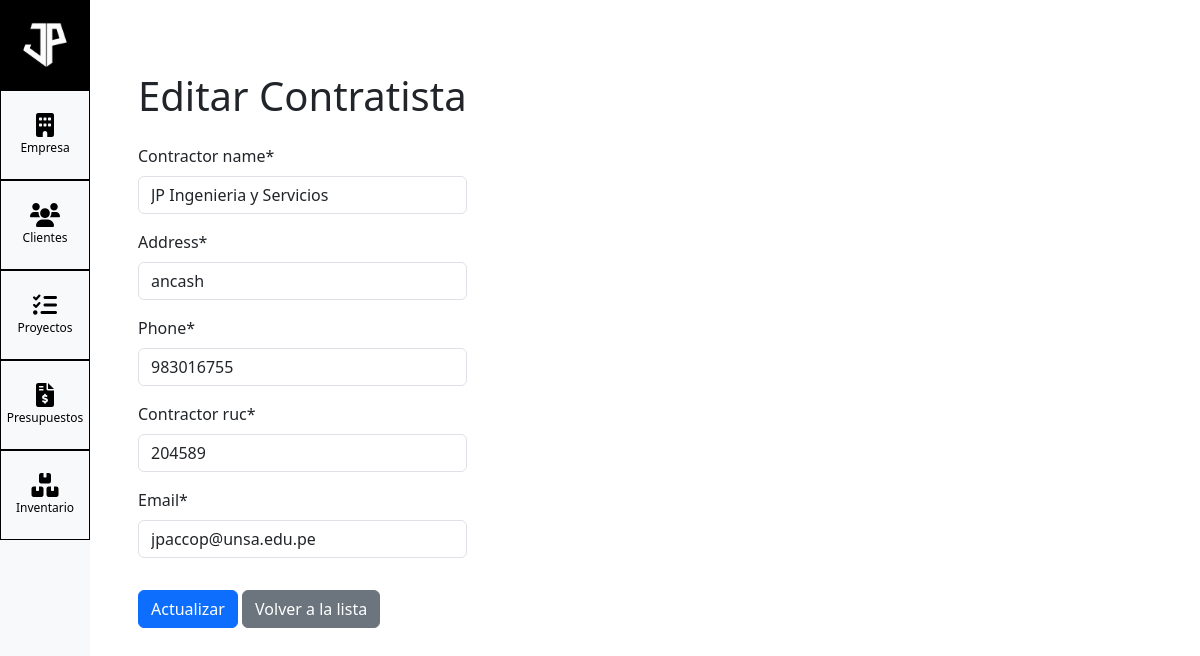
/projects/contractors/1/edit/, run on the app's committed database.
### projects/models.py (models this page shows, shortened)
class Contractor(models.Model):
    contractor_name = models.CharField(max_length=100)
    address = models.CharField(max_length=150)
    phone = models.CharField(max_length=20)
    contractor_ruc = models.CharField(max_length=20)
    email = models.EmailField()

### projects/views.py (the view)
# urls.py: path('contractors/<int:pk>/edit/', ContractorUpdateView.as_view(), name='contractor_edit'),
class ContractorUpdateView(UpdateView):
    model = Contractor
    form_class = ContractorForm
    template_name = 'contractor/contractor_form.html'
    success_url = reverse_lazy('contractor_list')

### projects/forms.py
class ContractorForm(forms.ModelForm):
    class Meta:
        model = Contractor
        fields = '__all__'

### projects/templates/contractor/contractor_form.html (shortened to what this page needs)
{% extends "base_generic.html" %}
{% load crispy_forms_tags %}
{% block content %}
  <div class="container mt-5">
    <h1 class="mb-4">{% if object %}Editar{% else %}Añadir{% endif %} Contratista</h1>
    <form method="post">
      {{ form|crispy }}
      <button type="submit" class="btn btn-primary mt-3">{% if object %}Actualizar{% else %}Crear{% endif %}</button>
      <a href="{% url 'contractor_list' %}" class="btn btn-secondary mt-3">Volver a la lista</a>
    </form>
  </div>
{% endblock %}

### static/css/custom.css (style rules this page uses)
body, html { height: 100%; margin: 0; padding: 0; }

### data on the page
Contractor: contractor_name "JP Ingenieria y Servicios", address "ancash", phone "983016755", contractor_ruc "204589", email "jpaccop@unsa.edu.pe"
